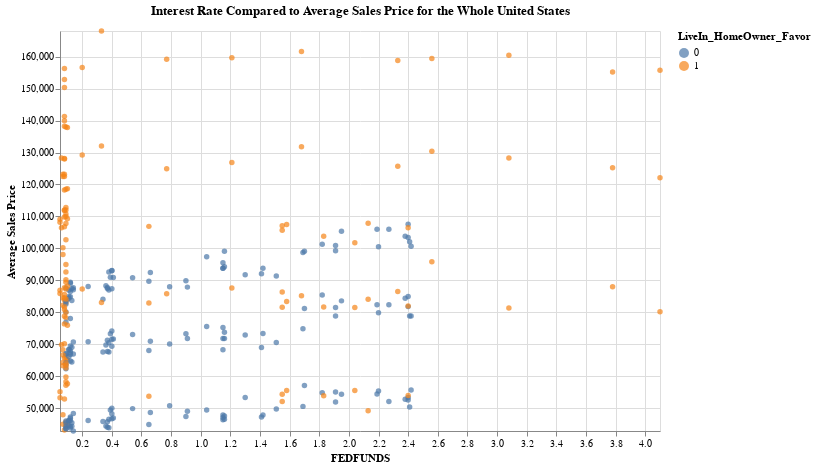

Source (notebook cell):
### Markdown cell above
Starting in 2014 we can observe a low interest rate environment with low average home cost. Live-In home ownership is favored, but at some point in 2014 this switches to favoring non-live-in homeowners. For the next four years we observe rising interest rates accompanied by an increase in average home price. During this period of rising rates, non-live-in home ownership is favored. By 2019, interest rates peak and begin to decrease. Leading up to this rate cut we may observe a shift to more live-in home-ownership which continues for the duration of the visual. It is important to note that while rates begin to decrease, price does not. The years 2020 and 2021 were the main years of the Pandemic which catalyzed aggressive quantitative easing. This explains the dramatic downward shift of interest rates. One of the consequences of quantitative easing is the dramatic increase/inflation of home price observed in 2021. In 2022 we can observe rising interest rates (quantitative tightening) to combat the aforementioned price inflation. It is important to note that while rates aggressively increase, inflated prices are maintained. This combination of financial burdens in a live-in home owner favored environment is conducive to underwater mortgages because as prices deflate in response to tightening the equity home owners have bought over time evaporates and raised interest rates limit options to refinance.

### Code cell
full_df_sp = full_df[full_df["Region"] == "United States"]

full_df_sp["LiveIn_HomeOwner_Favor"] = (
    full_df_sp["Owner-Occupied-Home-Proportion"]
) - (full_df_sp["Owner-Occupied-Home-Proportion"].mean())
full_df_sp["LiveIn_HomeOwner_Favor"] = full_df_sp["LiveIn_HomeOwner_Favor"].apply(
    lambda x: 0 if x < 0 else 1
)

ff_min = full_df_sp["FEDFUNDS"].min()
ff_max = full_df_sp["FEDFUNDS"].max()

sales_min = full_df_sp["Average Sales Price"].min()
sales_max = full_df_sp["Average Sales Price"].max()

chart = (
    alt.Chart(
        full_df_sp,
        title=alt.TitleParams(
            "Interest Rate Compared to Average Sales Price for the Whole United States",
            anchor="middle",
            baseline="line-top",
            lineHeight=1,
        ),
    )
    .mark_point(filled=True)
    .encode(
        x=alt.X("FEDFUNDS:Q", scale=alt.Scale(domain=(ff_min, ff_max))),
        y=alt.Y(
            "Average Sales Price:Q", scale=alt.Scale(domain=(sales_min, sales_max))
        ),
        color="LiveIn_HomeOwner_Favor:N",
    )
    .properties(width=600, height=400)
)

display(chart)

### Figure 1 — Vega-Lite specification as saved in the notebook (floating-point values rounded to 4 significant figures; data arrays with more than 128 entries replaced by an {"elided": "..."} marker saying what was removed)
{"config": {"view": {"continuousWidth": 300, "continuousHeight": 300}}, "data": {"name": "data-451d8a1cfb658793cbb109b8f087a08a"}, "mark": {"type": "point", "filled": true}, "encoding": {"color": {"field": "LiveIn_HomeOwner_Favor", "type": "nominal"}, "x": {"field": "FEDFUNDS", "scale": {"domain": [0.05, 4.1]}, "type": "quantitative"}, "y": {"field": "Average Sales Price", "scale": {"domain": [42900.0, 168000.0]}, "type": "quantitative"}}, "height": 400, "title": {"text": "Interest Rate Compared to Average Sales Price for the Whole United States", "anchor": "middle", "baseline": "line-top", "lineHeight": 1}, "width": 600, "$schema": "https://vega.github.io/schema/vega-lite/v5.8.0.json", "datasets": {"data-451d8a1cfb658793cbb109b8f087a08a": {"elided": "315 records"}}}
